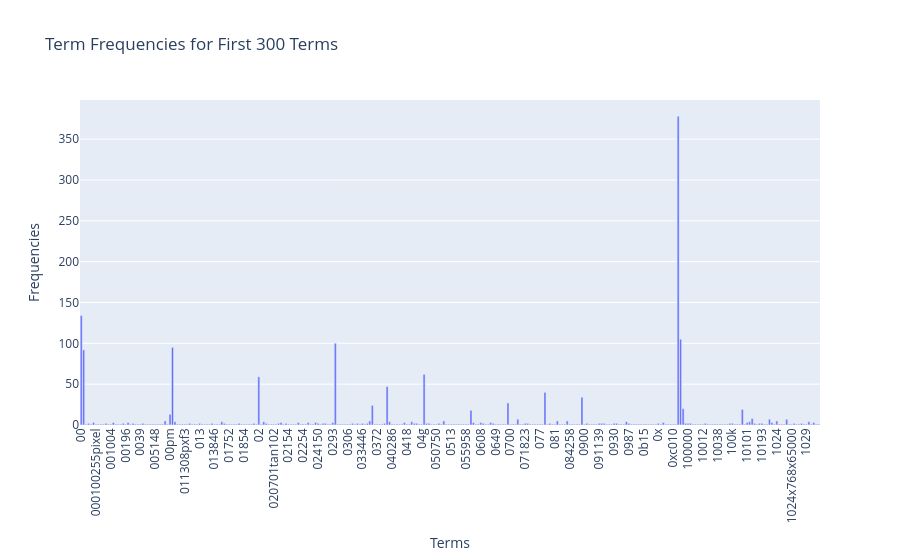

Source (notebook cell):
### Markdown cell above
### >>> **Exercise 12 (take home):**
If you want a nicer interactive visualization here, I would encourage you try to install and use plotly to achieve this.

### Code cell
# Answer here
import math
import plotly.graph_objects as go
import plotly.express as px
data = {
    'x_data': count_vect.get_feature_names_out()[:300],
    'y_data': term_frequencies[:300]
}

df = pd.DataFrame(data)
fig = px.bar(df, x='x_data', y='y_data', title='Term Frequencies for First 300 Terms')
fig.update_layout(xaxis_title='Terms', yaxis_title='Frequencies', xaxis_tickangle=-90)
fig.show()

### Figure 1 — Plotly figure (JSON) as saved in the notebook; plotly's stock layout.template omitted (floating-point values rounded to 4 significant figures; data arrays with more than 128 entries replaced by an {"elided": "..."} marker saying what was removed)
{"data": [{"hovertemplate": "x_data=%{x}<br>y_data=%{y}<extra></extra>", "legendgroup": "", "marker": {"color": "#636efa", "pattern": {"shape": ""}}, "name": "", "orientation": "v", "showlegend": false, "textposition": "auto", "type": "bar", "x": {"elided": "300 str values"}, "xaxis": "x", "y": {"elided": "300 int values"}, "yaxis": "y"}], "layout": {"barmode": "relative", "legend": {"tracegroupgap": 0}, "title": {"text": "Term Frequencies for First 300 Terms"}, "xaxis": {"anchor": "y", "domain": [0, 1], "tickangle": -90, "title": {"text": "Terms"}}, "yaxis": {"anchor": "x", "domain": [0, 1], "title": {"text": "Frequencies"}}}}
